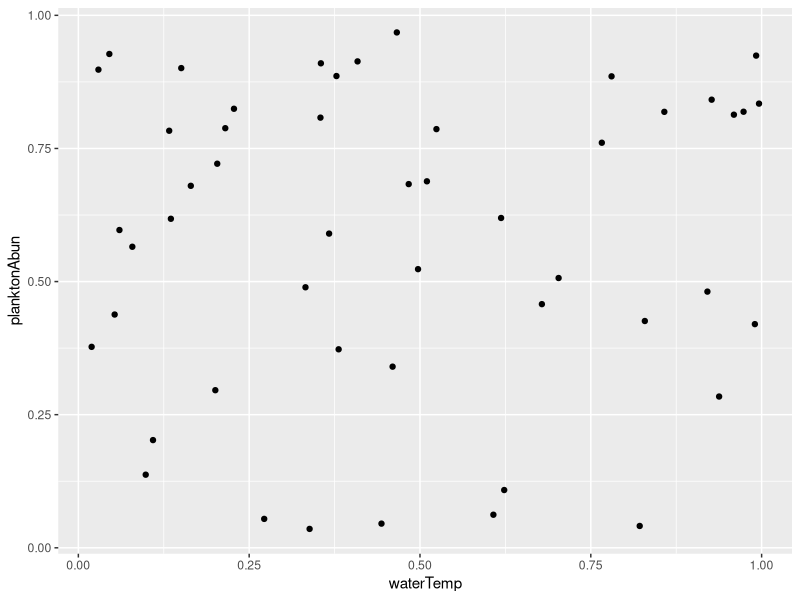
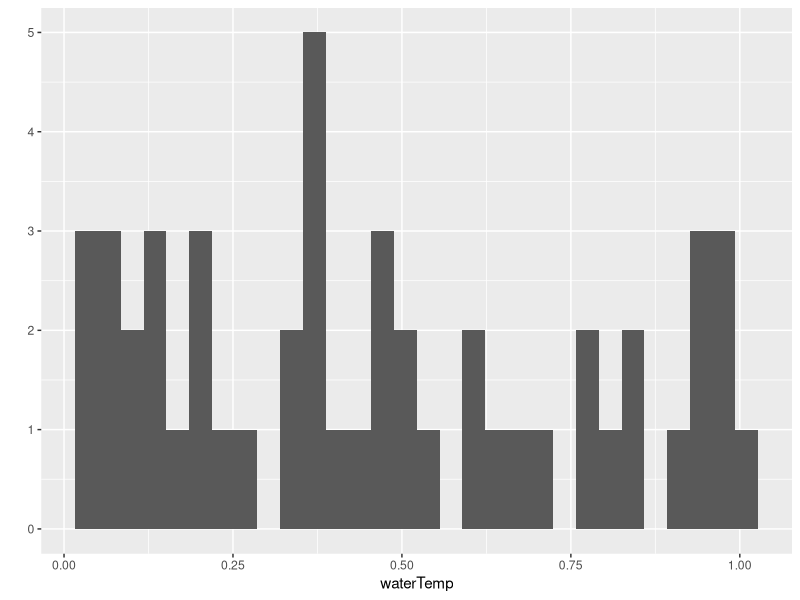

Write the R code that produced these figures, in order.
## ----setup, include=FALSE------------------------------------------------
#local R code chunks options are controlled above 
#knitr global options are controlled below
knitr::opts_chunk$set(echo = TRUE)

## ----echo=FALSE----------------------------------------------------------
library(ggplot2)
waterTemp <-runif(50) # cammel hump cammelHump naming convention
planktonAbun <- runif(50)
# qplot does not require a dataframe
qplot(x=waterTemp, y=planktonAbun)
# assigning x and y equal sign 
# print(waterTemp) #print statement
# head(waterTemp) # prints first six elements of a vector
# use "ctrl shift c" to insert/remove # before selected lines

## ---- echo=TRUE,eval=TRUE,message=FALSE----------------------------------
qplot(x=waterTemp)

